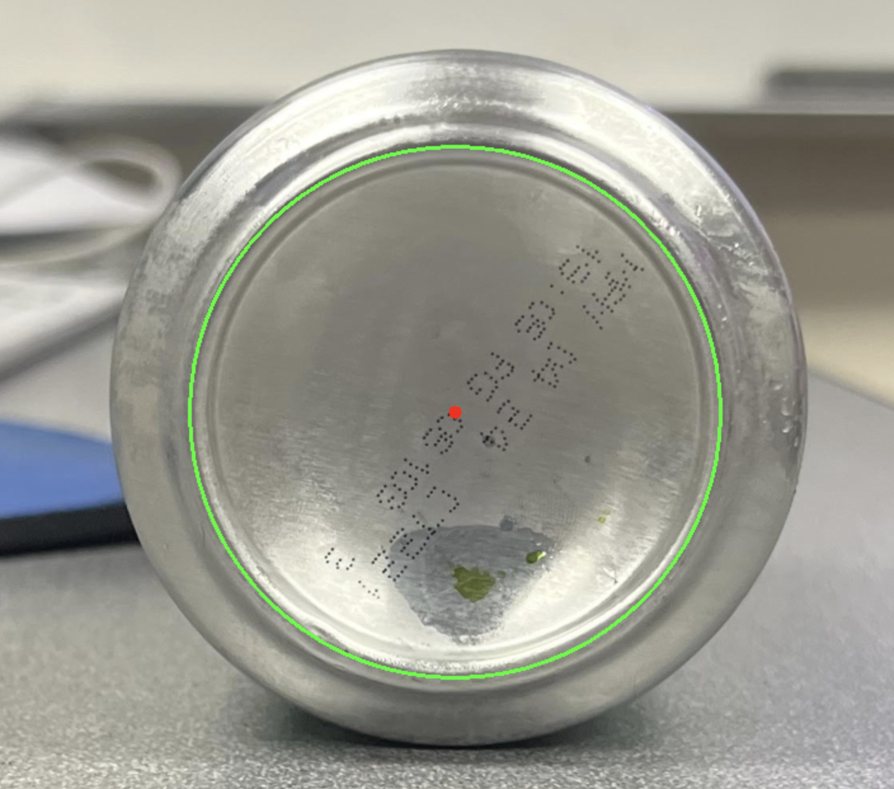
#> input picture circlephoto.png, 894 x 789 px, shrunk from 1408 x 1242 before the run, given in place of IMG_3470.MOV, which was not available
$ python circleVIDEO.py
#> lines starting #> are read from the running program, lines starting #| are printed output that depends on the picture; after the words box and inside, x2 and y2 are one past the last pixel; in counts of white or black regions, pixels touching at a corner belong together; pictures that were not available may be replaced by others from this repository, and a replacement may not be noted
import cv2
import time

# Load the video
cap = cv2.VideoCapture('IMG_3470.MOV')

while(cap.isOpened()):
    ret, frame = cap.read()
#> frame is the input picture: shape (789, 894, 3); mean B, G, R 146.7, 155.6, 155.4
    if ret == True:
        gray = cv2.cvtColor(frame, cv2.COLOR_BGR2GRAY)
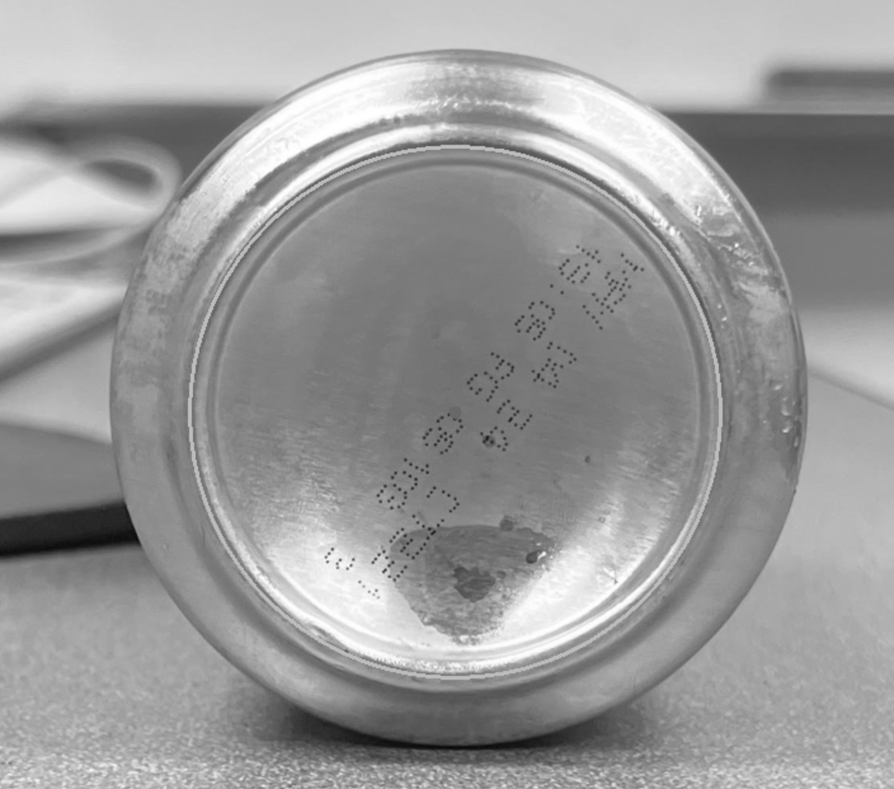
#> gray: shape (789, 894); min 8, max 255, mean 154.5

        # gaussian blur
        blurred = cv2.GaussianBlur(gray, (9, 9), 2)
        # canny edge to line detect
        edges = cv2.Canny(blurred, 30, 150)
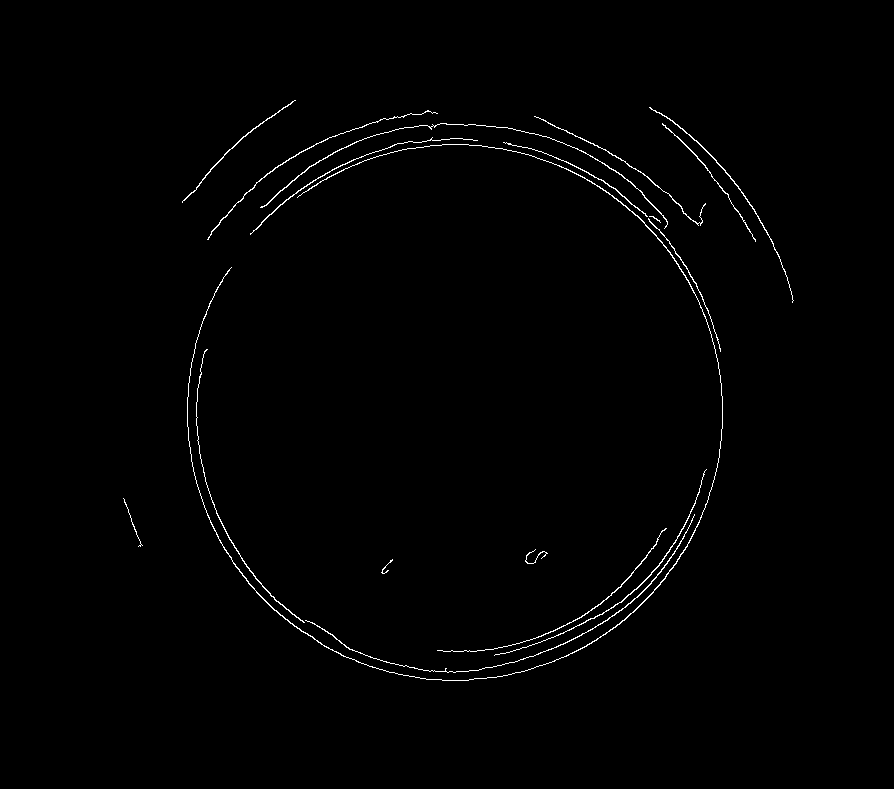
#> edges: shape (789, 894); 0.87% white in thin lines or dots, all inside (x1, y1, x2, y2) = (123, 100, 794, 681)
        # contour for circle detection get detected here
        contours, _ = cv2.findContours(edges, cv2.RETR_EXTERNAL, cv2.CHAIN_APPROX_SIMPLE)
#> contours = 18 contours, 4 with area under 20; largest, box (x1, y1, x2, y2) and area: (187, 144, 723, 681) 344, (260, 123, 668, 229) 128, (305, 514, 695, 673) 123, (649, 107, 794, 303) 110, (494, 469, 707, 656) 98

        # sort the contours
        contours = sorted(contours, key=cv2.contourArea, reverse=True)
        largest_contour = contours[0]
#> largest_contour = contour of 1438 points, box (x1, y1, x2, y2) (187, 144, 723, 681), area 344

        # fit to the largest contour
        center, radius = cv2.minEnclosingCircle(largest_contour)
#> center = (454.5, 412); radius = 268.5
        center = tuple(map(int, center))
#> center = (454, 411)

        # this line actually is the one that draws the circle
        cv2.circle(frame, center, int(radius), (0, 255, 0), 2)
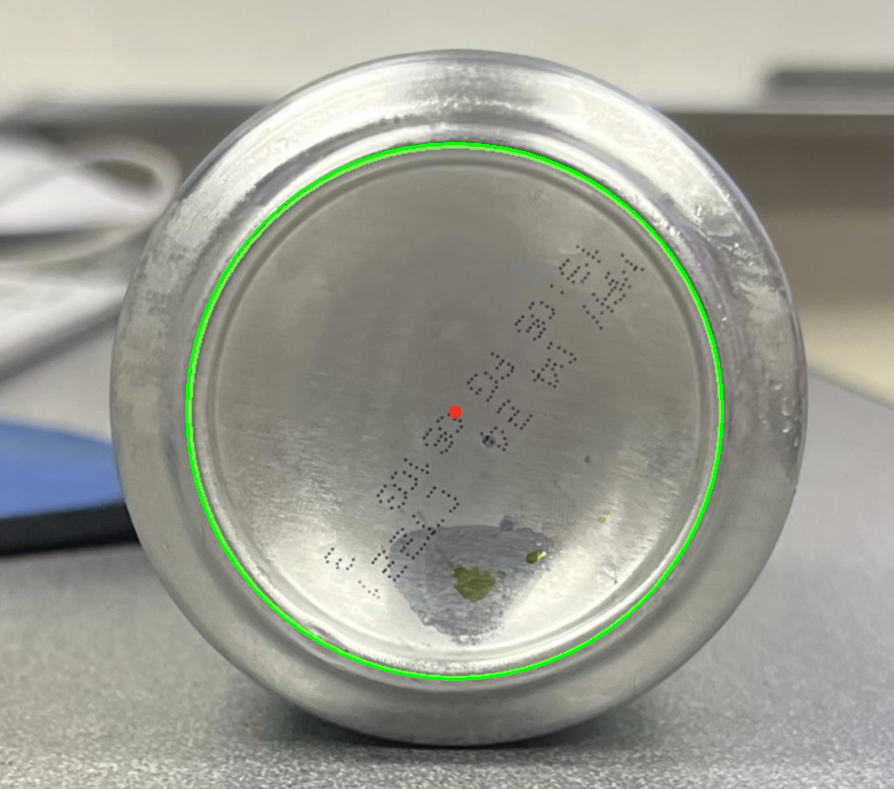
#> frame: shape (789, 894, 3); 0.71% of pixels changed, all inside (x1, y1, x2, y2) = (185, 142, 724, 681)

        # center dot detection
        cv2.circle(frame, center, 5, (0, 0, 255), -1)
#> frame: shape (789, 894, 3); 0.01% of pixels changed, all inside (x1, y1, x2, y2) = (449, 406, 460, 417)

        # the display goes here
        cv2.imshow('Circumference Detection', frame)

        # Break the loop
        if cv2.waitKey(1) & 0xFF == ord('q'):
#> (key q is pressed here)
            break
    else:
        break

cap.release()
cv2.destroyAllWindows()
